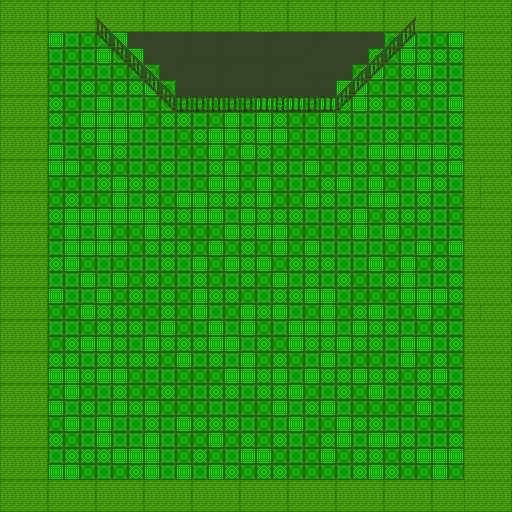

Rendered tile map (Tiled .tmx) drawn with the repository's tilesets; below, a short description and the full map source, tile grids included:
An orthogonal 32x32 tile map with 16x16 px tiles, 2 tile layers (Tile Layer 1, Tile Layer 2).

<map version="1.10" tiledversion="1.10.1" orientation="orthogonal" renderorder="right-down" width="32" height="32" tilewidth="16" tileheight="16" infinite="0" nextlayerid="6" nextobjectid="1">
 <tileset firstgid="1" source="tileset.tsx" />
 <layer id="4" name="Tile Layer 1" width="32" height="32">
  <data encoding="csv">
1780,1781,1782,1780,1781,1782,1780,1781,1782,1780,1781,1782,1780,1781,1782,1780,1781,1782,1780,1781,1782,1780,1781,1782,1780,1781,1782,1780,1781,1780,1781,1782,
1813,1814,1815,1813,1814,1815,1813,1814,1815,1813,1814,1815,1813,1814,1815,1813,1814,1815,1813,1814,1815,1813,1814,1815,1813,1814,1815,1813,1814,1780,1781,1782,
1780,1781,1782,1645,1678,1644,1644,1645,1644,1677,1644,1549,1550,1551,1549,1550,1551,1549,1550,1551,1549,1678,1677,1678,1678,1645,1678,1644,1645,1780,1781,1782,
1813,1814,1815,1678,1644,1678,1645,1678,1645,1677,1644,1582,1583,1584,1582,1583,1584,1582,1583,1584,1582,1645,1677,1677,1644,1645,1677,1677,1677,1780,1781,1782,
1780,1781,1782,1644,1678,1644,1678,1644,1644,1644,1644,1549,1550,1551,1549,1550,1551,1549,1550,1551,1549,1677,1644,1645,1644,1677,1645,1678,1678,1780,1781,1782,
1813,1814,1815,1644,1678,1677,1644,1677,1677,1645,1678,1582,1583,1584,1582,1583,1584,1582,1583,1584,1582,1645,1645,1644,1678,1644,1677,1677,1678,1780,1781,1782,
1780,1781,1782,1677,1644,1678,1645,1678,1678,1644,1678,1644,1644,1678,1644,1644,1645,1677,1645,1644,1645,1677,1645,1677,1644,1677,1644,1678,1645,1780,1781,1782,
1813,1814,1815,1677,1644,1645,1645,1645,1645,1644,1677,1677,1678,1644,1645,1678,1645,1677,1644,1644,1645,1677,1678,1678,1678,1678,1644,1678,1677,1780,1781,1782,
1780,1781,1782,1678,1678,1677,1645,1645,1678,1678,1678,1644,1677,1645,1645,1677,1645,1645,1644,1678,1645,1678,1644,1678,1677,1644,1644,1678,1678,1780,1781,1782,
1813,1814,1815,1645,1678,1644,1645,1677,1678,1678,1678,1644,1644,1645,1644,1645,1677,1644,1644,1644,1644,1644,1678,1645,1645,1645,1645,1645,1677,1780,1781,1782,
1780,1781,1782,1645,1645,1644,1677,1644,1678,1644,1677,1678,1678,1677,1645,1644,1678,1677,1678,1645,1644,1678,1677,1644,1677,1644,1678,1677,1645,1780,1781,1782,
1813,1814,1815,1644,1644,1678,1677,1645,1677,1677,1678,1678,1644,1645,1645,1644,1645,1644,1678,1644,1677,1645,1678,1645,1644,1678,1645,1677,1678,1780,1780,1781,
1780,1781,1782,1644,1677,1644,1644,1645,1678,1677,1644,1645,1645,1677,1677,1677,1645,1644,1644,1645,1677,1678,1678,1645,1645,1678,1677,1678,1644,1813,1780,1781,
1813,1814,1815,1677,1645,1645,1645,1645,1645,1645,1677,1677,1645,1645,1678,1645,1677,1677,1677,1678,1678,1677,1645,1644,1677,1677,1677,1678,1644,1780,1781,1782,
1780,1781,1782,1644,1645,1678,1645,1644,1644,1645,1677,1644,1644,1644,1645,1677,1645,1645,1644,1644,1678,1644,1645,1678,1645,1644,1678,1678,1678,1780,1781,1782,
1813,1814,1815,1678,1645,1645,1645,1645,1644,1677,1677,1677,1644,1645,1644,1677,1644,1645,1644,1645,1678,1678,1678,1678,1644,1678,1645,1644,1645,1780,1781,1782,
1780,1781,1782,1677,1645,1644,1678,1644,1678,1678,1677,1678,1645,1644,1645,1677,1645,1644,1677,1677,1677,1678,1678,1645,1644,1645,1644,1677,1678,1780,1781,1782,
1813,1814,1815,1678,1678,1645,1678,1645,1644,1677,1644,1678,1677,1644,1678,1677,1644,1645,1678,1677,1678,1677,1644,1678,1677,1645,1678,1678,1677,1780,1781,1782,
1780,1781,1782,1645,1678,1678,1645,1644,1677,1678,1677,1644,1645,1677,1677,1644,1678,1677,1677,1645,1645,1678,1644,1644,1644,1645,1645,1645,1677,1780,1781,1782,
1813,1814,1815,1644,1644,1645,1677,1677,1644,1644,1677,1644,1645,1678,1644,1645,1677,1645,1678,1644,1645,1644,1677,1645,1678,1644,1645,1644,1644,1780,1780,1781,
1780,1781,1782,1678,1678,1644,1677,1677,1677,1678,1645,1644,1678,1645,1678,1645,1644,1678,1645,1645,1645,1678,1645,1677,1677,1678,1644,1677,1678,1780,1781,1782,
1813,1814,1815,1644,1677,1645,1645,1677,1678,1645,1677,1677,1677,1645,1645,1678,1677,1644,1645,1677,1677,1645,1677,1677,1678,1645,1645,1678,1677,1780,1781,1782,
1780,1781,1782,1677,1677,1678,1677,1677,1677,1677,1644,1645,1678,1677,1678,1645,1644,1677,1644,1678,1645,1678,1644,1644,1678,1645,1644,1677,1644,1780,1781,1782,
1813,1814,1815,1645,1645,1677,1645,1645,1644,1678,1678,1644,1644,1644,1645,1645,1677,1645,1678,1645,1677,1677,1645,1677,1677,1644,1677,1645,1678,1780,1781,1782,
1780,1781,1782,1644,1645,1644,1678,1677,1644,1644,1677,1644,1678,1677,1677,1678,1677,1677,1645,1644,1678,1677,1644,1645,1678,1678,1677,1644,1677,1780,1781,1782,
1813,1814,1815,1645,1678,1677,1678,1645,1677,1645,1644,1644,1644,1678,1678,1644,1644,1645,1678,1677,1645,1678,1644,1644,1644,1644,1645,1678,1678,1780,1781,1782,
1780,1781,1782,1644,1645,1678,1645,1678,1678,1677,1678,1645,1677,1677,1677,1678,1644,1678,1645,1678,1644,1645,1677,1677,1678,1678,1644,1644,1644,1780,1781,1782,
1813,1814,1815,1677,1644,1678,1645,1678,1678,1645,1678,1644,1644,1645,1644,1677,1644,1677,1678,1644,1677,1645,1678,1645,1645,1677,1678,1678,1677,1780,1781,1782,
1780,1781,1782,1678,1677,1677,1677,1645,1645,1645,1678,1644,1677,1644,1678,1645,1645,1644,1678,1644,1645,1644,1677,1677,1644,1677,1645,1645,1645,1780,1781,1782,
1813,1814,1815,1645,1645,1644,1678,1644,1677,1645,1678,1645,1678,1645,1677,1644,1677,1677,1644,1644,1644,1678,1677,1645,1677,1644,1644,1645,1644,1780,1781,1782,
1780,1781,1782,1780,1781,1782,1780,1781,1782,1780,1781,1782,1780,1781,1782,1780,1781,1782,1780,1781,1782,1780,1781,1782,1780,1781,1782,1780,1781,1780,1781,1782,
1813,1814,1815,1813,1814,1815,1813,1814,1815,1813,1814,1815,1813,1814,1815,1813,1814,1815,1813,1814,1815,1813,1814,1815,1813,1814,1815,1813,1814,1813,1814,1815
</data>
 </layer>
 <layer id="5" name="Tile Layer 2" width="32" height="32">
  <data encoding="csv">
0,0,0,0,0,0,0,0,0,0,0,0,0,0,0,0,0,0,0,0,0,0,0,0,0,0,0,0,0,0,0,0,
0,0,0,0,0,0,1648,0,0,0,0,0,0,0,0,0,1780,0,0,0,0,0,0,0,0,1650,0,0,0,0,0,0,
0,0,0,0,0,0,1681,1648,1549,1549,1550,1551,1550,1551,1549,1550,1551,1549,1550,1551,1549,1550,1551,1583,1650,1683,0,0,0,0,0,0,
0,0,0,0,0,0,0,1681,1648,1582,1583,1584,1583,1584,1582,1583,1584,1582,1583,1549,1550,1551,1584,1650,1683,0,0,0,0,0,0,0,
0,0,0,0,0,0,0,0,1681,1648,1582,1549,1550,1551,1549,1550,1551,1549,1550,1582,1583,1584,1650,1683,0,0,0,0,0,0,0,0,
0,0,0,0,0,0,0,0,0,1681,1648,1582,1583,1584,1582,1583,1584,1582,1583,1584,1582,1650,1683,0,0,0,0,0,0,0,0,0,
0,0,0,0,0,0,0,0,0,0,1681,1682,1682,1682,1682,1682,1682,1682,1682,1682,1682,1683,0,0,0,0,0,0,0,0,0,0,
0,0,0,0,0,0,0,0,0,0,0,0,0,0,0,0,0,0,0,0,0,0,0,0,0,0,0,0,0,0,0,0,
0,0,0,0,0,0,0,0,0,0,0,0,0,0,0,0,0,0,0,0,0,0,0,0,0,0,0,0,0,0,0,0,
0,0,0,0,0,0,0,0,0,0,0,0,0,0,0,0,0,0,0,0,0,0,0,0,0,0,0,0,0,0,0,0,
0,0,0,0,0,0,0,0,0,0,0,0,0,0,0,0,0,0,0,0,0,0,0,0,0,0,0,0,0,0,0,0,
0,0,0,0,0,0,0,0,0,0,0,0,0,0,0,0,0,0,0,0,0,0,0,0,0,0,0,0,0,0,0,0,
0,0,0,0,0,0,0,0,0,0,0,0,0,0,0,0,0,0,0,0,0,0,0,0,0,0,0,0,0,0,0,0,
0,0,0,0,0,0,0,0,0,0,0,0,0,0,0,0,0,0,0,0,0,0,0,0,0,0,0,0,0,0,0,0,
0,0,0,0,0,0,0,0,0,0,0,0,0,0,0,0,0,0,0,0,0,0,0,0,0,0,0,0,0,0,0,0,
0,0,0,0,0,0,0,0,0,0,0,0,0,0,0,0,0,0,0,0,0,0,0,0,0,0,0,0,0,0,0,0,
0,0,0,0,0,0,0,0,0,0,0,0,0,0,0,0,0,0,0,0,0,0,0,0,0,0,0,0,0,0,0,0,
0,0,0,0,0,0,0,0,0,0,0,0,0,0,0,0,0,0,0,0,0,0,0,0,0,0,0,0,0,0,0,0,
0,0,0,0,0,0,0,0,0,0,0,0,0,0,0,0,0,0,0,0,0,0,0,0,0,0,0,0,0,0,0,0,
0,0,0,0,0,0,0,0,0,0,0,0,0,0,0,0,0,0,0,0,0,0,0,0,0,0,0,0,0,0,0,0,
0,0,0,0,0,0,0,0,0,0,0,0,0,0,0,0,0,0,0,0,0,0,0,0,0,0,0,0,0,0,0,0,
0,0,0,0,0,0,0,0,0,0,0,0,0,0,0,0,0,0,0,0,0,0,0,0,0,0,0,0,0,0,0,0,
0,0,0,0,0,0,0,0,0,0,0,0,0,0,0,0,0,0,0,0,0,0,0,0,0,0,0,0,0,0,0,0,
0,0,0,0,0,0,0,0,0,0,0,0,0,0,0,0,0,0,0,0,0,0,0,0,0,0,0,0,0,0,0,0,
0,0,0,0,0,0,0,0,0,0,0,0,0,0,0,0,0,0,0,0,0,0,0,0,0,0,0,0,0,0,0,0,
0,0,0,0,0,0,0,0,0,0,0,0,0,0,0,0,0,0,0,0,0,0,0,0,0,0,0,0,0,0,0,0,
0,0,0,0,0,0,0,0,0,0,0,0,0,0,0,0,0,0,0,0,0,0,0,0,0,0,0,0,0,0,0,0,
0,0,0,0,0,0,0,0,0,0,0,0,0,0,0,0,0,0,0,0,0,0,0,0,0,0,0,0,0,0,0,0,
0,0,0,0,0,0,0,0,0,0,0,0,0,0,0,0,0,0,0,0,0,0,0,0,0,0,0,0,0,0,0,0,
0,0,0,0,0,0,0,0,0,0,0,0,0,0,0,0,0,0,0,0,0,0,0,0,0,0,0,0,0,0,0,0,
0,0,0,0,0,0,0,0,0,0,0,0,0,0,0,0,0,0,0,0,0,0,0,0,0,0,0,0,0,0,0,0,
0,0,0,0,0,0,0,0,0,0,0,0,0,0,0,0,0,0,0,0,0,0,0,0,0,0,0,0,0,0,0,0
</data>
 </layer>
</map>
